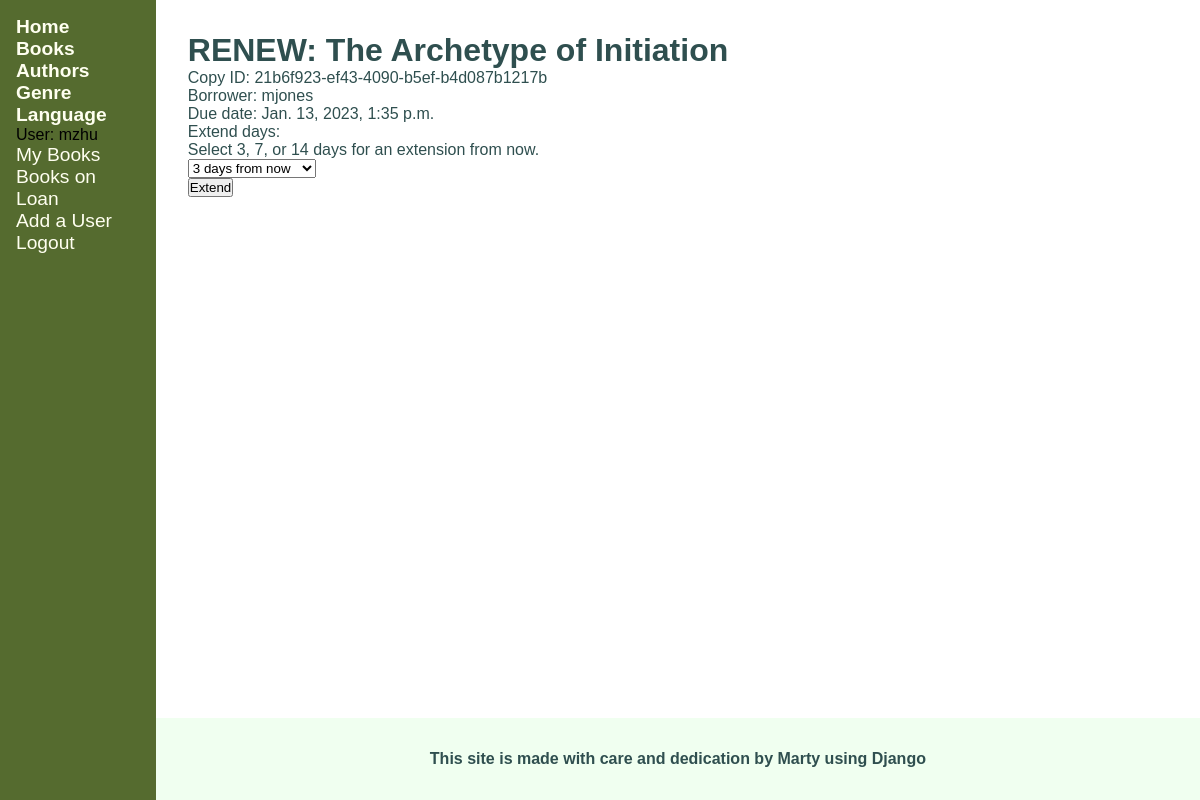
The page /catalog/librarian/book/21b6f923-ef43-4090-b5ef-b4d087b1217b/renew/ (signed in) on the database its author committed.
### catalog/models.py (models this page shows, shortened)
class BookInstance(models.Model):
    STATUS_MAINTENANCE = 'm'
    STATUS_LOANED = 'o'
    STATUS_AVAILABLE = 'a'
    STATUS_RESERVED = 'r'
    LOAN_STATUS = (
        (STATUS_MAINTENANCE, 'Maintenance'),
        (STATUS_LOANED, 'On Loan'),
        (STATUS_AVAILABLE, 'Available'),
        (STATUS_RESERVED, 'Reserved'),
    )
    copy_id = models.UUIDField(default=uuid.uuid4, help_text='The ID of the book in the catalog\'s stock', primary_key=True, editable=False)
    loaned_on = models.DateTimeField(blank=True, null=True)
    due_back = models.DateTimeField(blank=True, null=True)
    book = models.ForeignKey(Book, on_delete=models.RESTRICT)
    imprint = models.CharField(max_length=200, blank=True)
    borrower = models.ForeignKey(User, blank=True, null=True, on_delete=models.RESTRICT)
    status = models.CharField(
        max_length=1,
        choices=LOAN_STATUS,
        default=STATUS_MAINTENANCE,
        help_text='Book availability status'
    )
    class Meta:
        ordering = ['status', 'loaned_on', 'due_back']
        permissions = (('can_mark_returned', 'Set book as returned'),)
    @property
    def is_overdue(self):
        return bool(self.due_back.date() < date.today()) if self.due_back else False

class Book(models.Model):
    title = models.CharField(max_length=200, help_text='The title of the book')
    pub_date = models.DateField(help_text='The publication date', blank=True, null=True)
    authors = models.ManyToManyField('Author', related_name='books', help_text='The name(s) of the author(s)')
    summary = models.CharField(max_length=2000, help_text='A summary of the book\'s content')
    isbn = models.IntegerField('ISBN', help_text='The ISBN number of the book', unique=True, primary_key=True, editable=False)
    genre = models.ManyToManyField('Genre', related_name='books', help_text='The genre(s) for this book')
    language = models.ForeignKey('Language', null=True, on_delete=models.SET_NULL)
    class Meta:
        ordering = ['title']

### catalog/views.py (the view)
# urls.py: path('librarian/book/<uuid:copy_id>/renew/', views.renew_book_librarian, name='librarian-renew-book'),
@login_required
@permission_required('catalog.can_mark_returned', raise_exception=True)
def renew_book_librarian(request, copy_id):
    book_instance = get_object_or_404(BookInstance, pk=copy_id)
    if request.method == 'POST':
        form = RenewBookForm(request.POST)
        if form.is_valid():
            extend_days = form.cleaned_data['extend_days']
            utcnow = datetime.now(timezone.utc)
            extend_to_date = utcnow + extend_days
            book_instance.due_back = extend_to_date
            book_instance.save()
            return HttpResponseRedirect(reverse('catalog:books-on-loan'))
    else:
        form = RenewBookForm(initial={
            'extend_days': timedelta(days=3)
        })
    context = {
        'form': form,
        'book_instance': book_instance,
    }
    return render(
        request,
        'catalog/librarian_renew_book.html',
        context,
    )

### catalog/forms.py (shortened to what this page needs)
class RenewBookForm(forms.Form):
    extend_days = forms.DurationField(
        required=True,
        help_text=gtl('Select 3, 7, or 14 days for an extension from now.'),
        widget=forms.Select(choices=EXTENSION_DAYS),
    )

### catalog/templates/catalog/librarian_renew_book.html (shortened to what this page needs)
{% extends 'catalog/base_generic.html' %}
{% block content %}
<h1 class="imp-info">RENEW: {{ book_instance.book.title }}</h1>
<p class="key-info">Copy ID: {{ book_instance.copy_id }}</p>
{% if book_instance.borrower %}
<p class="key-info">Borrower: {{ book_instance.borrower }}</p>
<p class="{% if book_instance.is_overdue %}text-danger{% endif %}">
    Due date: {{ book_instance.due_back }}
</p>
<form action="" method="post">
    <table>
        {{ form.as_div }}
    </table>
    <input type="submit" value="Extend">
</form>
{% else %}
<h2 class="text-warning">This book is not on loan.</h2>
<p>Check and see if you've accidantally selected the wrong copy.</p>
{% endif %}
{% endblock content %}

### catalog/templates/catalog/side_navbar.html
<ul class="navbar">
    <li class="navlink"><a href="{% url 'catalog:index' %}"><strong>Home</strong></a></li>
    <li class="navlink"><a href="{% url 'catalog:books' %}"><strong>Books</strong></a></li>
    <li class="navlink"><a href="{% url 'catalog:authors' %}"><strong>Authors</strong></a></li>
    <li class="navlink"><a href="{% url 'catalog:genres' %}"><strong>Genre</strong></a></li>
    <li class="navlink"><a href="{% url 'catalog:languages' %}"><strong>Language</strong></a></li>
    {% if user.is_authenticated %}
    <li id="username" class="user-util">User: {{ user.get_username }}</li>
    <li id="user-books" class="user-util">
        <a href="{% url 'catalog:my-borrowed' %}">My Books</a>
    </li>
    {% if perms.catalog.can_mark_returned %}
    <li id="loaned-books" class="user-util">
        <a href="{% url 'catalog:books-on-loan' %}">Books on Loan</a>
    </li>
    <li id="add-user" class="user-util">
        <a href="{% url 'catalog:librarian-add-user' %}">Add a User</a>
    </li>
    {% endif %}
    <li class="user-util"><a href="{% url 'logout' %}?next={{ request.path }}">Logout</a></li>
    {% else %}
    <li class="user-util"><a href="{% url 'login' %}?next={{ request.path }}">Login</a></li>
    {% endif %}
</ul>

### catalog/static/catalog/css/main.css (style rules this page uses)
* { font-family: Helvetica, sans-serif; padding: 0; margin: 0; }
body { display: flex; flex-flow: row nowrap; }
ul.navbar { flex-grow: 1; list-style: none; background-color: darkolivegreen; padding: 1rem; }
ul.navbar a { text-decoration: none; color: ivory; font-size: larger; }

### rows shown on the page
BookInstance: book "The Archetype of Initiation", copy_id "21b6f923-ef43-4090-b5ef-b4d087b1217b", borrower "mjones", due_back "Jan. 13, 2023, 1:35 p.m."

### other values the page prints
{{ user.get_username }} "mzhu"
